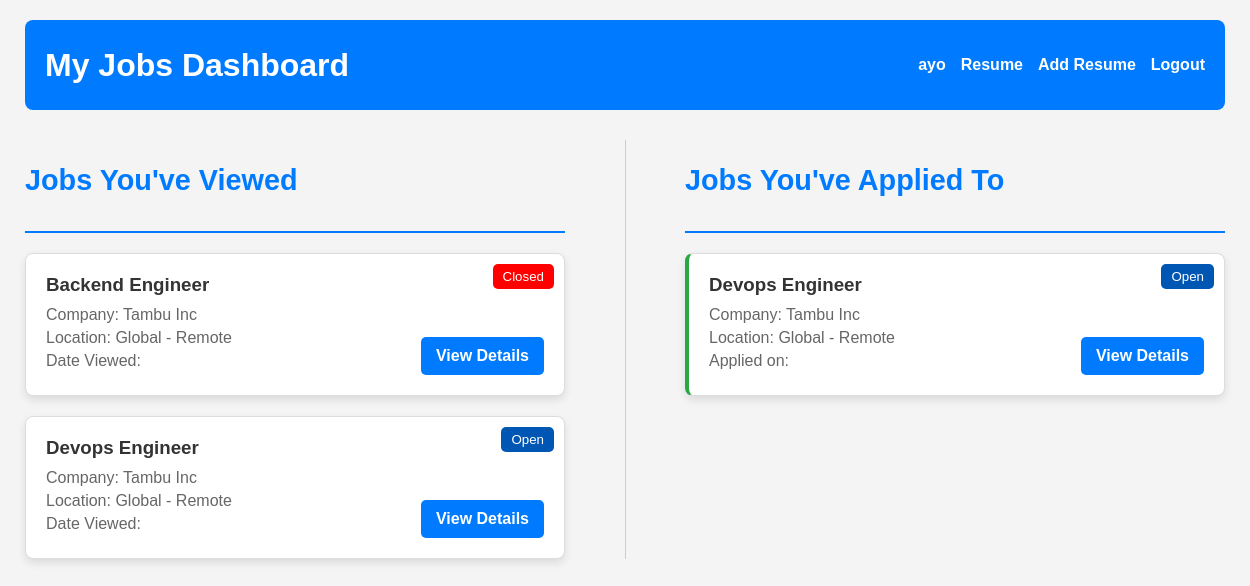
Page /jobs_dashboard/ (signed in) on the committed database.
### remote/models.py (models this page shows)
class Job(models.Model):
    title = models.CharField(max_length=100)
    description = models.TextField()
    location = models.CharField(max_length=30)
    company_name = models.CharField(max_length=100)
    created_at = models.DateTimeField(auto_now_add=True)
    recruiter = models.ForeignKey(Profile, on_delete=models.CASCADE)
    category = models.ForeignKey(Category, on_delete=models.CASCADE, default=1)
    featured = models.BooleanField(default=False)
    views_count = models.IntegerField(default=0)
    status = models.CharField(
        max_length=10,
        choices=[('open', 'Open'), ('closed', 'Closed')],
        default='open',
    )
    def __str__(self):
        return self.title

### remote/views.py (the view)
# urls.py: path('jobs_dashboard/', views.jobs_dashboard, name='jobs_dashboard'),
@login_required
def jobs_dashboard(request):
    profile = Profile.objects.get(user=request.user)
    jobs = profile.viewed_jobs.all()
    applied_jobs = profile.applied_jobs.all()
    print(jobs)
    print(applied_jobs)
    context = {
        'profile': profile,
        'jobs': jobs,
        'applied_jobs': applied_jobs
    }
    return render(request, 'jobs.html', context)

### remote/templates/jobs.html (shortened to what this page needs)
<!DOCTYPE html>
<html lang="en">
<head>
    {% load static %}
    <link rel="stylesheet" href="{% static 'css/job.css' %}">
</head>
<body>
    <div class="dashboard-container">
        <header class="dashboard-header">
            <h1>My Jobs Dashboard</h1>
            <nav>
                <ul>
                    <li><a href="/profile/">{{user.username}}</a></li>
                    <li><a href="#" class="view-cv-btn">Resume</a></li>
                    <li><a href="#" class="add-cv-btn">Add Resume</a></li>
                    <li><a href="/logout/">Logout</a></li>
                </ul>
            </nav>
        </header>
        <div class="jobs-grid-container">
            <section class="job-section">
                <div class="section-header">
                    <h2>Jobs You've Viewed</h2>
                </div>
                <div class="job-list" id="viewed-jobs">
                    {% for job in jobs %}
                    <div class="job-card">
                        <button class="status-btn {{ job.status }}" style="float: right;">
                            {{ job.get_status_display }}
                        </button>
                        <h3>{{ job.title }}</h3>
                        <p>Company: {{ job.company_name }}</p>
                        <p>Location: {{ job.location }}</p>
                        <p>Date Viewed: {{ job.jobview_set.first.viewed_at|date:"F j, Y" }}</p>
                        <a href="{% url 'job_details' job.id %}">
                            <button class="details-btn">View Details</button>
                        </a>
                    </div>
                    {% empty %}
                    <p>You haven't viewed any jobs yet.</p>
                    {% endfor %}
                </div>
            </section>
            <section class="job-section">
                <div class="section-header">
                    <h2>Jobs You've Applied To</h2>
                </div>
                <div class="job-list" id="applied-jobs">
                    {% for job in applied_jobs %}
                    <div class="job-card applied">
                        <button class="status-btn {{ job.status }}" style="float: right;">
                            {{ job.get_status_display }}
                        </button>
                        <h3>{{ job.title }}</h3>
                        <p>Company: {{ job.company_name }}</p>
                        <p>Location: {{ job.location }}</p>
                        <p>Applied on: {{ job.jobview_set.first.viewed_at|date:"F j, Y" }}</p>
                        <a href="{% url 'job_details' job.id %}">
                            <button class="details-btn">View Details</button>
                        </a>
                    </div>
                    {% empty %}
                    <p>You haven't applied to any jobs yet.</p>
                    {% endfor %}
                </div>
            </section>
        </div>
    </div>
</body>

### remote/static/css/job.css (style rules this page uses)
body { font-family: 'Arial', sans-serif; background-color: #f4f4f4; margin: 0; padding: 0; color: #333; }
.dashboard-container { width: 100%; max-width: 1200px; margin: 0 auto; padding: 20px; }
.dashboard-header { display: flex; justify-content: space-between; align-items: center; background-color: #007bff; color: white; padding: 20px; border-radius: 8px; }
.dashboard-header h1 { margin: 0; }
.dashboard-header nav ul { list-style: none; display: flex; gap: 15px; }
.dashboard-header nav ul li { display: inline; }
.dashboard-header nav ul li a { color: white; text-decoration: none; font-weight: bold; }
.jobs-grid-container { display: flex; justify-content: space-between; margin-top: 30px; }
.job-section { width: 45%; }
.section-header { border-bottom: 2px solid #007bff; padding-bottom: 10px; margin-bottom: 20px; }
.section-header h2 { font-size: 1.8em; color: #007bff; }
.job-list { display: flex; flex-direction: column; gap: 20px; }
.job-card { background-color: #fff; border: 1px solid #ddd; border-radius: 8px; padding: 20px; box-shadow: 0 4px 8px rgba(0, 0, 0, 0.1); transition: all 0.3s ease-in-out; position: relative; }
.job-card h3 { color: #333; margin: 0 0 10px 0; }
.job-card p { margin: 5px 0; color: #666; }
.job-card.applied { border-left: 4px solid #28a745; }
.details-btn { display: inline-block; background-color: #007bff; color: white; border: none; border-radius: 5px; padding: 10px 15px; text-align: center; font-size: 1rem; font-weight: bold; cursor: pointer; transition: background-color 0.3s ease-in-out; position: absolute; bottom: 20px; right: 20px; }
.status-btn { position: absolute; top: 10px; right: 10px; padding: 5px 10px; border: none; border-radius: 5px; color: white; cursor: pointer; }
.status-btn.open { background-color: #0056b3; }
.status-btn.closed { background-color: Red; }
.details-btn { background-color: #007bff; color: white; border: none; padding: 10px 15px; border-radius: 5px; cursor: pointer; text-align: center; text-decoration: none; }

### remote/templates/jobs.html (style rules this page uses)
.status-btn { position: absolute; top: 10px; right: 10px; padding: 5px 10px; border: none; border-radius: 5px; color: white; cursor: pointer; }
.status-btn.open { background-color: #0056b3; }
.status-btn.closed { background-color: Red; }

### rows in the picture
Job: status "Closed", title "Backend Engineer", company_name "Tambu Inc", location "Global - Remote"
Job: status "Open", title "Devops Engineer", company_name "Tambu Inc", location "Global - Remote"

### other values in the picture
{{ user.username }} "ayo"
